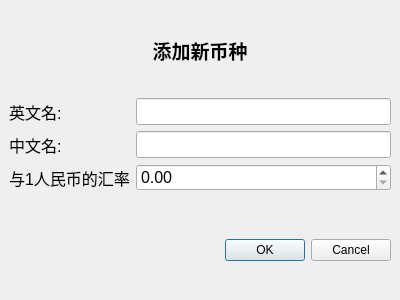
<?xml version="1.0" encoding="UTF-8"?>
<ui version="4.0">
 <class>AddRateDialog</class>
 <widget class="QDialog" name="AddRateDialog">
  <property name="geometry">
   <rect>
    <x>0</x>
    <y>0</y>
    <width>400</width>
    <height>300</height>
   </rect>
  </property>
  <property name="windowTitle">
   <string>Dialog</string>
  </property>
  <property name="styleSheet">
   <string notr="true">.QGroupBox{
	border:none;
}</string>
  </property>
  <layout class="QVBoxLayout" name="verticalLayout" stretch="2,1">
   <property name="spacing">
    <number>0</number>
   </property>
   <property name="leftMargin">
    <number>0</number>
   </property>
   <property name="topMargin">
    <number>0</number>
   </property>
   <property name="rightMargin">
    <number>0</number>
   </property>
   <property name="bottomMargin">
    <number>0</number>
   </property>
   <item>
    <widget class="QGroupBox" name="groupBox">
     <property name="title">
      <string/>
     </property>
     <layout class="QGridLayout" name="gridLayout" columnstretch="0,1">
      <item row="0" column="0" colspan="2">
       <widget class="QLabel" name="title">
        <property name="font">
         <font>
          <pointsize>14</pointsize>
          <bold>true</bold>
         </font>
        </property>
        <property name="text">
         <string>添加新币种</string>
        </property>
        <property name="alignment">
         <set>Qt::AlignCenter</set>
        </property>
       </widget>
      </item>
      <item row="1" column="0">
       <widget class="QLabel" name="label">
        <property name="font">
         <font>
          <pointsize>12</pointsize>
         </font>
        </property>
        <property name="text">
         <string>英文名:</string>
        </property>
       </widget>
      </item>
      <item row="1" column="1">
       <widget class="QLineEdit" name="en">
        <property name="font">
         <font>
          <pointsize>12</pointsize>
         </font>
        </property>
       </widget>
      </item>
      <item row="2" column="0">
       <widget class="QLabel" name="label_2">
        <property name="font">
         <font>
          <pointsize>12</pointsize>
         </font>
        </property>
        <property name="text">
         <string>中文名:</string>
        </property>
       </widget>
      </item>
      <item row="2" column="1">
       <widget class="QLineEdit" name="cn">
        <property name="font">
         <font>
          <pointsize>12</pointsize>
         </font>
        </property>
       </widget>
      </item>
      <item row="3" column="0">
       <widget class="QLabel" name="label_3">
        <property name="font">
         <font>
          <pointsize>12</pointsize>
         </font>
        </property>
        <property name="text">
         <string>与1人民币的汇率</string>
        </property>
       </widget>
      </item>
      <item row="3" column="1">
       <widget class="QDoubleSpinBox" name="rate">
        <property name="font">
         <font>
          <pointsize>12</pointsize>
         </font>
        </property>
        <property name="minimum">
         <double>0.000000000000000</double>
        </property>
       </widget>
      </item>
     </layout>
    </widget>
   </item>
   <item>
    <widget class="QGroupBox" name="groupBox_2">
     <property name="title">
      <string/>
     </property>
     <layout class="QGridLayout" name="gridLayout_2">
      <item row="0" column="0">
       <widget class="QDialogButtonBox" name="buttonBox">
        <property name="orientation">
         <enum>Qt::Horizontal</enum>
        </property>
        <property name="standardButtons">
         <set>QDialogButtonBox::Cancel|QDialogButtonBox::Ok</set>
        </property>
       </widget>
      </item>
     </layout>
    </widget>
   </item>
  </layout>
 </widget>
 <resources/>
 <connections>
  <connection>
   <sender>buttonBox</sender>
   <signal>accepted()</signal>
   <receiver>AddRateDialog</receiver>
   <slot>accept()</slot>
   <hints>
    <hint type="sourcelabel">
     <x>248</x>
     <y>254</y>
    </hint>
    <hint type="destinationlabel">
     <x>157</x>
     <y>274</y>
    </hint>
   </hints>
  </connection>
  <connection>
   <sender>buttonBox</sender>
   <signal>rejected()</signal>
   <receiver>AddRateDialog</receiver>
   <slot>reject()</slot>
   <hints>
    <hint type="sourcelabel">
     <x>316</x>
     <y>260</y>
    </hint>
    <hint type="destinationlabel">
     <x>286</x>
     <y>274</y>
    </hint>
   </hints>
  </connection>
 </connections>
</ui>
